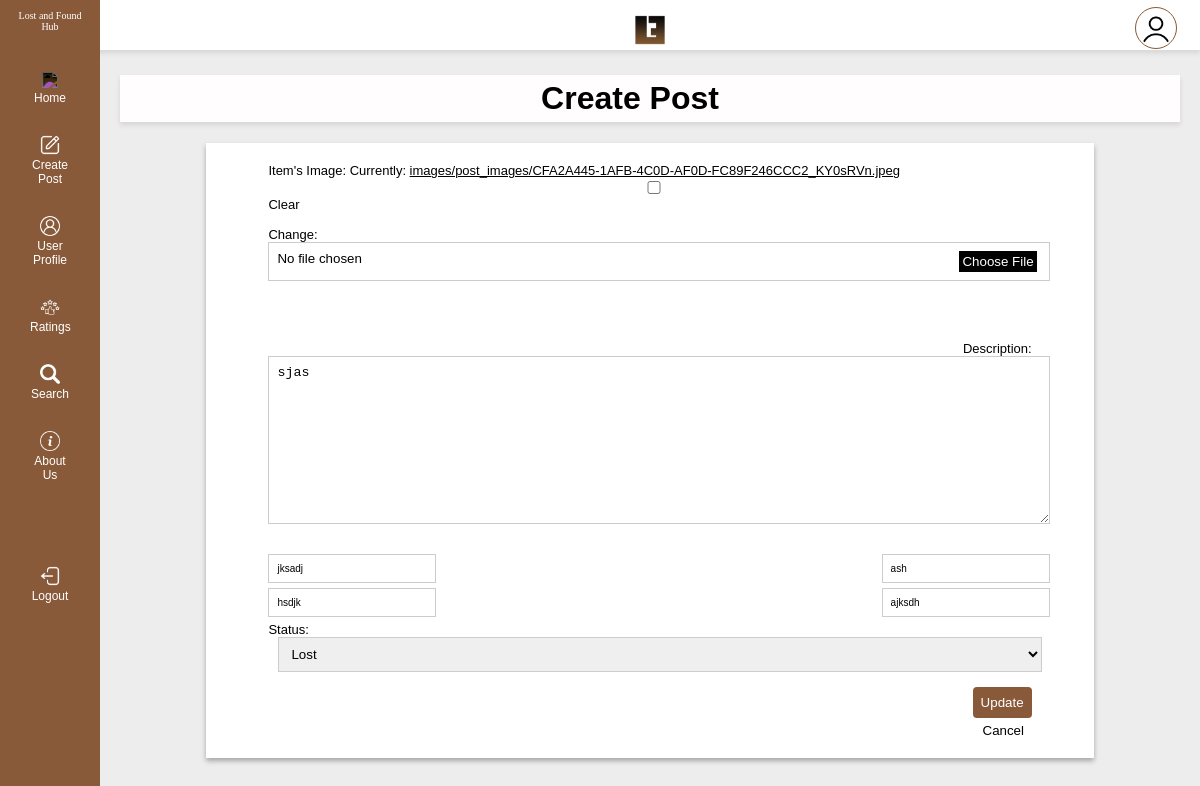
Page /4/edit/ on the committed database.
### myapp/models.py (models this page shows, shortened)
class Post(models.Model):
    postID = models.AutoField(primary_key=True)
    userID = models.ForeignKey(CustomUser, on_delete=models.CASCADE)  # ForeignKey to User model
    description = models.TextField()
    image = models.ImageField(upload_to='images/post_images/', blank=True, null=True)
    item_name = models.CharField(max_length=255)
    fo_name = models.CharField(max_length=255)
    time_place = models.CharField(max_length=255)
    status = models.CharField(max_length=20)
    contact = models.CharField(max_length=15)
    created_at = models.DateTimeField(auto_now_add=True)  # This field will automatically store the creation time

### myapp/views.py (the view)
# urls.py: path('<int:pk>/edit/', views.edit_post, name='edit'),
def edit_post(request, pk=None):
    if pk:
        post = get_object_or_404(Post, pk=pk)
    else:
        post = None
    if request.method == 'POST':
        form = EditPostForm(request.POST, request.FILES, instance=post)
        if form.is_valid():
            form.save()
            return redirect('myapp:user_profile')  # Replace 'post_detail' with your detail view name
    else:
        form = EditPostForm(instance=post)
    return render(request, 'myapp/edit_post.html', {'form': form, 'post': post})

### myapp/forms.py
class EditPostForm(forms.ModelForm):
    STATUS_CHOICES = (
       ('lost', 'Lost'),
       ('found', 'Found'),
       ('returned', 'Returned'),
       ('claimed', 'Claimed'),
    )
    status = forms.ChoiceField(choices=STATUS_CHOICES)
    class Meta:
        model = Post
        fields = ['description', 'image', 'item_name', 'fo_name', 'time_place', 'status', 'contact']

### myapp/templates/myapp/edit_post.html (shortened to what this page needs)
{%load static%}
<!DOCTYPE html>
<html lang="en">
<head>
    <link rel="stylesheet" href="{% static 'myapp/css/create-post.css' %}">
</head>
<body>
    <header>
        <div id="content">
      </div>
      <div class="logo-image">
        <img src="{% static 'myapp/img/lflogo.png' %}">
      </div>
      <div class="user-name">
        {% if user.full_name %}
        <span>{{ user.full_name }}</span>
{% else %}
<span style='color:transparent;'>halu</span>
{% endif %}
</div>
<div class="user-profile-pic">
    {% if user.profile_pic %}
    <img src="{{ user.profile_pic.url }}" alt="Profile Picture">
{% else %}
    <img src="{% static 'myapp/img/user.png' %}" class="user-profile-pic">
{% endif %}
</div>
        </header>
        <div id="sidebar" class="collapsed">
            <p>Lost and Found Hub</p>
            <a href="/home"><img src="{% static 'myapp/img/home-button.png' %}"> Home</a>
                <a href="/create-post"><img src="{% static 'myapp/img/edit.png' %}">Create Post</a>
                <a href="/user-profile"><img src="{% static 'myapp/img/user1.png' %}">User Profile</a>
                <a href="/ratings"><img src="{% static 'myapp/img/rate.png' %}">Ratings</a>
                <a href="/search"><img src="{% static 'myapp/img/search.png' %}">Search</a>
                <a href="/about_us"><img src="{% static 'myapp/img/info.png' %}">About Us</a>
                <br>
                <br>
                <br>
                <a href="/logout"><img src="{% static 'myapp/img/logout.png' %}">Logout</a>
     </div>
        <div id="main">
            <h1>Create Post</h1>
            <div id="container">
                <form method="post" enctype="multipart/form-data">
                    <div class="form-group" style="margin-bottom: 60px;">
                        <label for="{{ form.image.id_for_label }}">Item's Image: <span class="image-style">{{ form.image }}</span></label>
                    </div>
                    <div class="form-group 2">
                        <label for="{{ form.description.id_for_label }}" style="text-align: right;">Description:</label>
                        {{ form.description }}
                    </div>
                    <div class="form-row">
                        <div class="form-group col">
                            {{ form.fo_name }}
                        </div>
                        <div class="form-group col">
                            {{ form.item_name }}
                        </div>
                    </div>
                    <div class="form-row">
                        <div class="form-group col">
                            {{ form.contact }}
                        </div>
                        <div class="form-group col">
                            {{ form.time_place }}
                        </div>
                    </div>
                    <div class="form-group">
                        <label for="{{ form.status.id_for_label }}">Status:</label>
                        {{ form.status}}
                    </div>
                     <button type="submit">Update</button>
                </form>
                <a href="{% url 'myapp:user_profile' %}" class="cancel-button">Cancel</a>
            </div>
       </div>
</body>
</html>

### myapp/static/myapp/css/create-post.css (style rules this page uses)
body, html { margin: 0; padding: 0; font-family: Arial, Helvetica, sans-serif; background-color: #EEEDED; position: relative; height: 100%; }
header { position: relative; height: 30px; justify-content: space-between; align-items: center; background-color: #ffff; color: rgb(0, 0, 0); padding: 10px; box-shadow: 0px 3px 5px rgba(0, 0, 0, 0.1); }
#content { margin-left: 0; transition: margin-left 0.3s; top: 7px; left: 15px; padding: 10px; position: absolute; z-index: 1; transition: 1s ease-in-out; }
#sidebar { background-color: #885A3A; height: 100%; width: 100px; position: fixed; top: 0; left: 0; text-align: center; overflow-x: hidden; padding-top: 50px; transition: left .7s ease-in-out; }
#sidebar p { color: #ffffff; font-family: 'Times New Roman', Times, serif; font-size: 10px; padding: 10px; margin-top: -50px; }
#sidebar a { padding: 30px; padding-bottom: 10px; padding-top: 20px; text-decoration: none; text-align: center; font-size: 12px; color: #ffffff; display: block; word-spacing: 10px; margin: 0; }
#sidebar img { width: 20px; filter: invert(); }
#main { position: relative; transition: margin-left .5s; padding: 20px; margin-left: 100px; }
h1 { background-color: #FFFDFD; margin-top: 5px; padding: 5px; text-align: center; box-shadow: 0px 3px 5px rgba(0, 0, 0, 0.1); }
#content { transition: margin 0.5s; }
#container { padding: 20px; position: relative; background-color: white; width: 80%; margin: 0 auto; box-shadow: 0px 3px 5px rgba(0, 0, 0, 0.3); overflow: hidden; word-wrap: break-word; display: flex; flex-direction: column; font-size: medium; height: auto; clear: both; margin-bottom: 30px; }
#container .form-group:nth-child(3) { margin-bottom: 30px; }
form { width: 100%; max-width: 90%; margin: 0 auto; }
.form-group { margin-bottom: 5px; }
label { font-weight: lighter; font-size: small; }
input, textarea { width: 100%; padding: 8px; border: 1px solid #ccc; }
select { width: 100%; padding: 8px; border: 1px solid #ccc; margin-left: 10px; }
button { margin-top: 10px; background-color: #885A3A; color: #fff; border: none; padding: 8px; border-radius: 4px; float: right; }
a { color: #000; }
.cancel-button { text-align: right; margin-top: 5px; font-size: smaller; text-decoration: none; margin-right: 50px; }
.form-row { display: flex; justify-content: space-between; }
.form-row input[type="text"] { font-size: x-small; }
.form-group label { display: block; }
textarea[name="description"] { width: 300px; height: 150px; vertical-align: top; text-align: left; }
.form-group input[type="text"], .form-group select, .form-group textarea { width: 100%; padding: 8px; border: 1px solid #ccc; vertical-align: top; }
.user-profile-pic img { position: relative; margin-right: 13px; width: 40px; height: 40px; border-radius: 50%; float: right; bottom: 60px; border: 1px solid #885A34; }
.user-name { position: relative; text-align: right; margin-right: 60px; font-weight: bold; font-size: 15px; bottom: 30px; }
.logo-image img { position: relative; width: 40px; margin: 0 auto; display: block; left: 50px; z-index: 2; }

### rows in the picture
Post: description "sjas", fo_name "jksadj", item_name "ash", contact "hsdjk", time_place "ajksdh", status "Lost"
